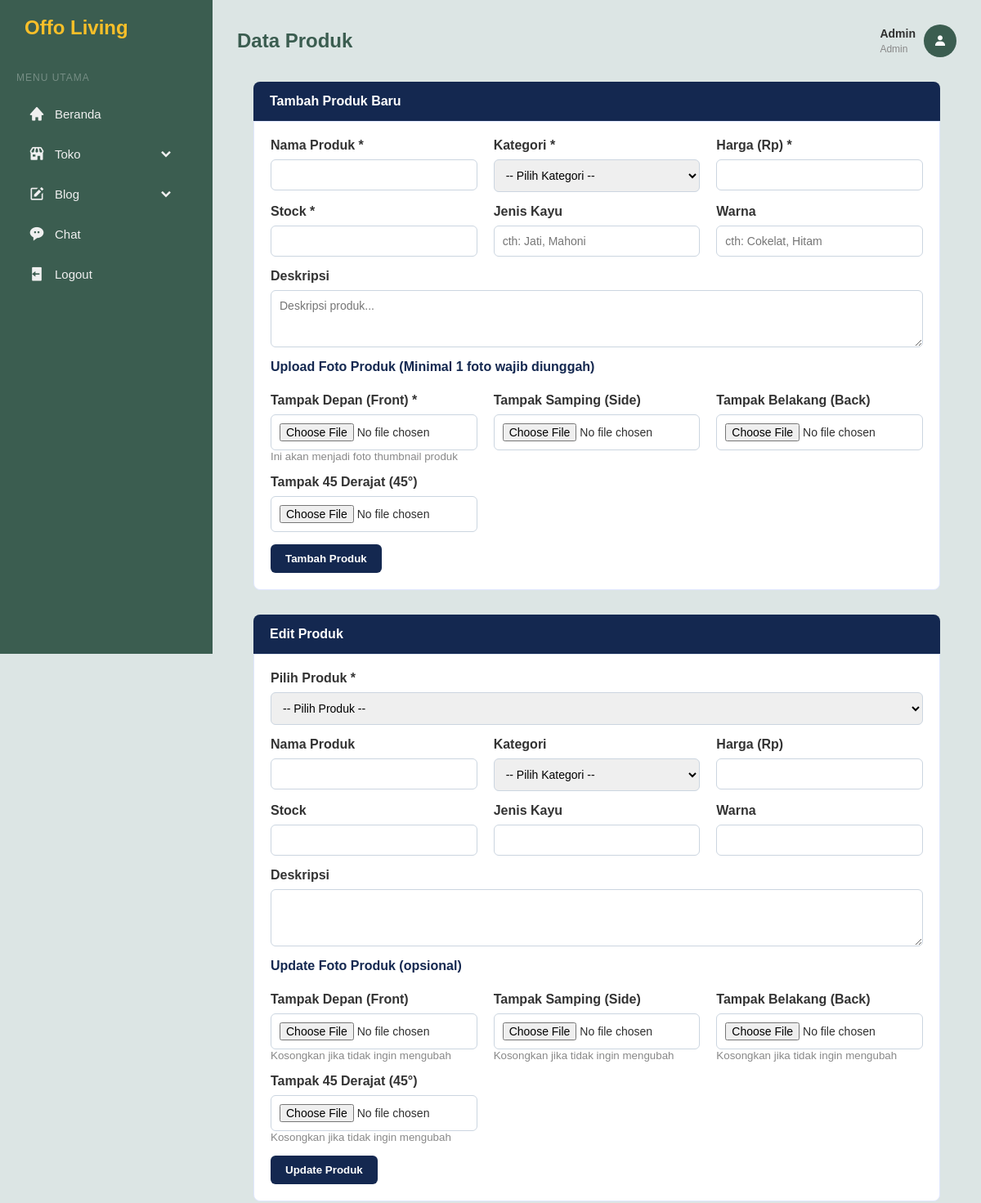
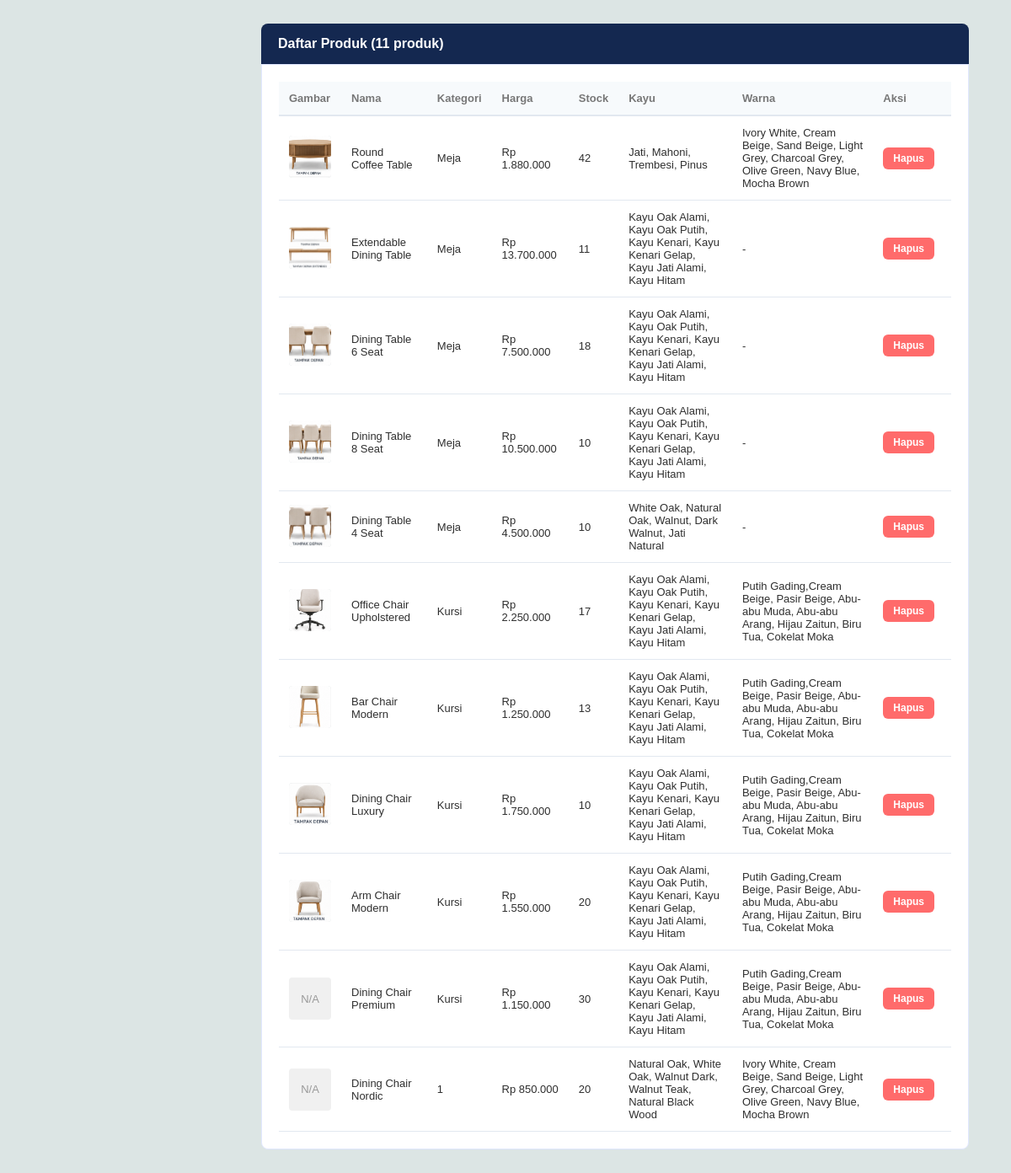
Page /admin-page/data_produk.php (signed in) on the committed database (2 pictures, top to bottom).
### tables this page shows
CREATE TABLE `products` (
  `id` int(11) NOT NULL,
  `nama` varchar(150) NOT NULL,
  `kategori` varchar(100) NOT NULL,
  `harga` int(11) NOT NULL DEFAULT 0,
  `stok` int(11) NOT NULL DEFAULT 0,
  `jenis_kayu` varchar(110) NOT NULL,
  `warna` varchar(110) NOT NULL,
  `deskirpsi` varchar(225) NOT NULL,
  `gambar` varchar(255) NOT NULL DEFAULT '',
  `image_front` varchar(255) NOT NULL,
  `image_back` varchar(255) NOT NULL,
  `image_side` varchar(255) NOT NULL,
  `image_45degree` varchar(255) NOT NULL,
  `image` varchar(255) DEFAULT NULL
);

### admin-page/data_produk.php (the view, shortened to what the rows shown need)
<?php
require_once __DIR__ . '/../database/config.php';
$error = '';
function dbFirstColumn(array $candidates, array $available, $default = null) {
    foreach ($candidates as $candidate) {
        if (in_array($candidate, $available, true)) {
            return $candidate;
        }
    }
    return $default;
}
$cols = [];
$colRes = $conn->query("SHOW COLUMNS FROM products");
if ($colRes) {
    while ($c = $colRes->fetch_assoc()) {
        if (!empty($c['Field'])) {
            $cols[] = $c['Field'];
        }
    }
}
$priceColumn = dbFirstColumn(['price', 'harga'], $cols);
$stockColumn = dbFirstColumn(['stock', 'stok'], $cols);
$imageColumn = dbFirstColumn(['image', 'gambar'], $cols);
$imageFrontColumn = in_array('image_front', $cols, true) ? 'image_front' : null;
$imageSideColumn = in_array('image_side', $cols, true) ? 'image_side' : null;
$imageBackColumn = in_array('image_back', $cols, true) ? 'image_back' : null;
$image45Column = in_array('image_45degree', $cols, true) ? 'image_45degree' : null;
$descColumn = dbFirstColumn(['description', 'deskripsi', 'desc', 'keterangan'], $cols);
$woodTypeColumn = dbFirstColumn(['wood_type', 'jenis_kayu', 'wood', 'kayu'], $cols);
$colorColumn = dbFirstColumn(['color', 'warna'], $cols);
function rupiah($angka) {
    return 'Rp ' . number_format((int)$angka, 0, ',', '.');
}
$products = [];
$productsNameColumn = 'name';
$cols = [];
$colRes = $conn->query("SHOW COLUMNS FROM products");
if ($colRes) {
    while ($c = $colRes->fetch_assoc()) {
        if (!empty($c['Field'])) {
            $cols[] = $c['Field'];
        }
    }
}
if (!in_array('name', $cols, true)) {
    if (in_array('product_name', $cols, true)) {
        $productsNameColumn = 'product_name';
    } elseif (in_array('nama', $cols, true)) {
        $productsNameColumn = 'nama';
    } else {
        $error = 'Struktur tabel products tidak sesuai: kolom nama produk tidak ditemukan (butuh: name / product_name / nama).';
    }
}
if (empty($error)) {
    $categoryCandidates = ['category_id', 'cat_id', 'kategori_id', 'category', 'kategori', 'categoryId'];
    $categoryIdColumn = null;
    foreach ($categoryCandidates as $cand) {
        if (in_array($cand, $cols, true)) {
            $categoryIdColumn = $cand;
            break;
        }
    }
    $categoryIsString = in_array($categoryIdColumn, ['category', 'kategori'], true);
    $selectCols = [
        'price' => $priceColumn,
        'stock' => $stockColumn,
        'wood_type' => $woodTypeColumn,
        'color' => $colorColumn,
        'description' => $descColumn,
        'image' => $imageColumn,
        'image_front' => $imageFrontColumn,
        'image_side' => $imageSideColumn,
        'image_back' => $imageBackColumn,
        'image_45degree' => $image45Column,
    ];
    $selectParts = [];
    $selectParts[] = 'p.id as id';
    $selectParts[] = 'p.' . $productsNameColumn . ' as name';
    if ($categoryIdColumn) {
        if ($categoryIsString) {
            $selectParts[] = 'p.' . $categoryIdColumn . ' as category_name';
            $join = '';
        } else {
            $selectParts[] = 'p.' . $categoryIdColumn . ' as category_id';
            $join = ' LEFT JOIN categories c ON p.' . $categoryIdColumn . ' = c.id ';
            $selectParts[] = 'c.name as category_name';
        }
    } else {
        $join = '';
        $selectParts[] = "NULL as category_name";
    }
    foreach ($selectCols as $alias => $col) {
        if ($col) {
            $selectParts[] = 'p.' . $col . ' as ' . $alias;
        } else {
            $selectParts[] = 'NULL as ' . $alias;
        }
    }
    $sql = 'SELECT ' . implode(', ', $selectParts) . ' FROM products p' . $join . ' ORDER BY p.id DESC';
    $res = $conn->query($sql);
    if ($res) {
        while ($row = $res->fetch_assoc()) {
            $products[] = $row;
        }
    }
}
?>
<!DOCTYPE html>
<html lang="id">
<head>
    <link href='https://cdn.jsdelivr.net/npm/boxicons@2.0.9/css/boxicons.min.css' rel='stylesheet'>
    <link rel="stylesheet" href="../css/admin.css">
</head>
<body>
    <div class="main-content">
        <div class="container">
            <div class="section-content">
                <?php if (empty($products)): ?>
                    <p style="color: #666;">Belum ada produk.</p>
                <?php else: ?>
                    <div style="overflow-x: auto;">
                        <table>
                            <thead>
                                <tr>
                                    <th>Gambar</th>
                                    <th>Nama</th>
                                    <th>Kategori</th>
                                    <th>Harga</th>
                                    <th>Stock</th>
                                    <th>Kayu</th>
                                    <th>Warna</th>
                                    <th>Aksi</th>
                                </tr>
                            </thead>
                            <tbody>
                                <?php foreach ($products as $p): ?>
                                    <tr>
                                        <td>
                                            <?php if (!empty($p['image']) && file_exists(__DIR__ . '/../' . $p['image'])): ?>
                                                <img class="thumb" src="../<?php echo htmlspecialchars($p['image']); ?>" alt="">
                                            <?php else: ?>
                                                <div class="thumb" style="display:flex;align-items:center;justify-content:center;background:#f0f0f0;color:#999;">N/A</div>
                                            <?php endif; ?>
                                        </td>
                                        <td><?php echo htmlspecialchars($p['name']); ?></td>
                                        <td><?php echo htmlspecialchars($p['category_name'] ?? '-'); ?></td>
                                        <td><?php echo rupiah($p['price']); ?></td>
                                        <td><?php echo (int)$p['stock']; ?></td>
                                        <td><?php echo htmlspecialchars($p['wood_type'] ?? '-'); ?></td>
                                        <td><?php echo htmlspecialchars($p['color'] ?? '-'); ?></td>
                                        <td>
                                            <form style="display:inline;" method="post" onsubmit="return confirm('Hapus produk ini?');">
                                                <button type="submit" class="btn btn-danger action-btn">Hapus</button>
                                            </form>
                                        </td>
                                    </tr>
                                <?php endforeach; ?>
                            </tbody>
                        </table>
                    </div>
                <?php endif; ?>
            </div>
        </div>
    </div>
</body>
</html>

### rows in the picture
products: image (picture), nama "Round Coffee Table", kategori "Meja", harga "Rp 1.880.000", stok "42", jenis_kayu "Jati, Mahoni, Trembesi, Pinus", warna "Ivory White, Cream Beige, Sand Beige, Light Grey, Charcoal Grey, Olive Green, Navy Blue, Mocha Brown"
products: image (picture), nama "Extendable Dining Table", kategori "Meja", harga "Rp 13.700.000", stok "11", jenis_kayu "Kayu Oak Alami, Kayu Oak Putih, Kayu Kenari, Kayu Kenari Gelap, Kayu Jati Alami, Kayu Hitam", warna "-"
products: image (picture), nama "Dining Table 6 Seat", kategori "Meja", harga "Rp 7.500.000", stok "18", jenis_kayu "Kayu Oak Alami, Kayu Oak Putih, Kayu Kenari, Kayu Kenari Gelap, Kayu Jati Alami, Kayu Hitam", warna "-"
products: image (picture), nama "Dining Table 8 Seat", kategori "Meja", harga "Rp 10.500.000", stok "10", jenis_kayu "Kayu Oak Alami, Kayu Oak Putih, Kayu Kenari, Kayu Kenari Gelap, Kayu Jati Alami, Kayu Hitam", warna "-"
products: image (picture), nama "Dining Table 4 Seat", kategori "Meja", harga "Rp 4.500.000", stok "10", jenis_kayu "White Oak, Natural Oak, Walnut, Dark Walnut, Jati Natural", warna "-"
products: image (picture), nama "Office Chair Upholstered", kategori "Kursi", harga "Rp 2.250.000", stok "17", jenis_kayu "Kayu Oak Alami, Kayu Oak Putih, Kayu Kenari, Kayu Kenari Gelap, Kayu Jati Alami, Kayu Hitam", warna "Putih Gading,Cream Beige, Pasir Beige, Abu-abu Muda, Abu-abu Arang, Hijau Zaitun, Biru Tua, Cokelat Moka"
products: image (picture), nama "Bar Chair Modern", kategori "Kursi", harga "Rp 1.250.000", stok "13", jenis_kayu "Kayu Oak Alami, Kayu Oak Putih, Kayu Kenari, Kayu Kenari Gelap, Kayu Jati Alami, Kayu Hitam", warna "Putih Gading,Cream Beige, Pasir Beige, Abu-abu Muda, Abu-abu Arang, Hijau Zaitun, Biru Tua, Cokelat Moka"
products: image (picture), nama "Dining Chair Luxury", kategori "Kursi", harga "Rp 1.750.000", stok "10", jenis_kayu "Kayu Oak Alami, Kayu Oak Putih, Kayu Kenari, Kayu Kenari Gelap, Kayu Jati Alami, Kayu Hitam", warna "Putih Gading,Cream Beige, Pasir Beige, Abu-abu Muda, Abu-abu Arang, Hijau Zaitun, Biru Tua, Cokelat Moka"
products: image (picture), nama "Arm Chair Modern", kategori "Kursi", harga "Rp 1.550.000", stok "20", jenis_kayu "Kayu Oak Alami, Kayu Oak Putih, Kayu Kenari, Kayu Kenari Gelap, Kayu Jati Alami, Kayu Hitam", warna "Putih Gading,Cream Beige, Pasir Beige, Abu-abu Muda, Abu-abu Arang, Hijau Zaitun, Biru Tua, Cokelat Moka"
products: shows "N/A", nama "Dining Chair Premium", kategori "Kursi", harga "Rp 1.150.000", stok "30", jenis_kayu "Kayu Oak Alami, Kayu Oak Putih, Kayu Kenari, Kayu Kenari Gelap, Kayu Jati Alami, Kayu Hitam", warna "Putih Gading,Cream Beige, Pasir Beige, Abu-abu Muda, Abu-abu Arang, Hijau Zaitun, Biru Tua, Cokelat Moka"
products: shows "N/A", nama "Dining Chair Nordic", kategori "1", harga "Rp 850.000", stok "20", jenis_kayu "Natural Oak, White Oak, Walnut Dark, Walnut Teak, Natural Black Wood", warna "Ivory White, Cream Beige, Sand Beige, Light Grey, Charcoal Grey, Olive Green, Navy Blue, Mocha Brown"

### other values in the picture
$admin "Admin"
count($products) "11"
